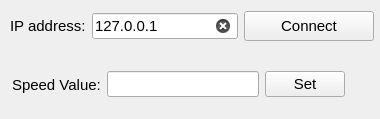
<?xml version="1.0" encoding="UTF-8"?>
<ui version="4.0">
 <class>MainWindow</class>
 <widget class="QWidget" name="MainWindow">
  <property name="geometry">
   <rect>
    <x>0</x>
    <y>0</y>
    <width>380</width>
    <height>119</height>
   </rect>
  </property>
  <property name="font">
   <font>
    <pointsize>11</pointsize>
   </font>
  </property>
  <property name="windowTitle">
   <string>Client</string>
  </property>
  <widget class="QWidget" name="">
   <property name="geometry">
    <rect>
     <x>10</x>
     <y>10</y>
     <width>364</width>
     <height>32</height>
    </rect>
   </property>
   <layout class="QHBoxLayout" name="horizontalLayout">
    <item>
     <widget class="QLabel" name="label">
      <property name="text">
       <string>IP address:</string>
      </property>
     </widget>
    </item>
    <item>
     <widget class="QLineEdit" name="lineEditAddress">
      <property name="inputMask">
       <string/>
      </property>
      <property name="text">
       <string>127.0.0.1</string>
      </property>
      <property name="clearButtonEnabled">
       <bool>true</bool>
      </property>
     </widget>
    </item>
    <item>
     <widget class="QPushButton" name="buttonConnect">
      <property name="minimumSize">
       <size>
        <width>130</width>
        <height>30</height>
       </size>
      </property>
      <property name="maximumSize">
       <size>
        <width>130</width>
        <height>30</height>
       </size>
      </property>
      <property name="text">
       <string>Connect</string>
      </property>
     </widget>
    </item>
   </layout>
  </widget>
  <widget class="QWidget" name="">
   <property name="geometry">
    <rect>
     <x>12</x>
     <y>70</y>
     <width>333</width>
     <height>29</height>
    </rect>
   </property>
   <layout class="QHBoxLayout" name="horizontalLayout_2">
    <item>
     <widget class="QLabel" name="label_2">
      <property name="text">
       <string>Speed Value:</string>
      </property>
     </widget>
    </item>
    <item>
     <widget class="QLineEdit" name="lineEditSpeed">
      <property name="contextMenuPolicy">
       <enum>Qt::DefaultContextMenu</enum>
      </property>
     </widget>
    </item>
    <item>
     <widget class="QPushButton" name="pushButton">
      <property name="text">
       <string>Set</string>
      </property>
     </widget>
    </item>
   </layout>
  </widget>
 </widget>
 <resources/>
 <connections/>
</ui>
